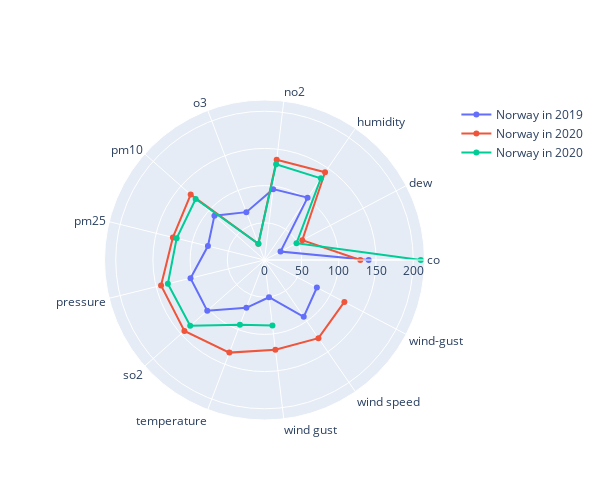

Source (notebook cell):
### Markdown cell above
# Radar chart for Norway 2019-2020-2021

### Code cell
species = ['co', 'dew', 'humidity', 'no2', 'o3', 'pm10', 'pm25', 'pressure',
       'so2', 'temperature', 'wind gust', 'wind speed', 'wind-gust',
       'wind-speed', 'precipitation', 'wd', 'aqi', 'neph', 'uvi', 'pol',
       'pm1', 'mepaqi']

fig = go.Figure()

fig.add_trace(go.Scatterpolar(
      r=[value for value in res.loc[(res['Country'] == 'NO') & (res['Year'] == '2019')]['count']],
      theta=species,
      name='Norway in 2019'
))
fig.add_trace(go.Scatterpolar(
      r=[value for value in res.loc[(res['Country'] == 'NO') & (res['Year'] == '2020')]['count']],
      theta=species,
      name='Norway in 2020'
))
fig.add_trace(go.Scatterpolar(
      r=[value for value in res.loc[(res['Country'] == 'NO') & (res['Year'] == '2021')]['count']],
      theta=species,
      name='Norway in 2020'
))


fig.update_layout(
  width=600,
    height=500,
  polar=dict(
    radialaxis=dict(
      visible=True,
    )),
  showlegend=True
)



#fig.show()

### Figure 1 — Plotly figure (JSON) as saved in the notebook; plotly's stock layout.template omitted (floating-point values rounded to 4 significant figures)
{"data": [{"name": "Norway in 2019", "r": [140.0, 24.32, 101.9, 95.94, 68.78, 89.9, 78.31, 102.4, 102.8, 68.75, 50.43, 92.81, 79.53], "theta": ["co", "dew", "humidity", "no2", "o3", "pm10", "pm25", "pressure", "so2", "temperature", "wind gust", "wind speed", "wind-gust", "wind-speed", "precipitation", "wd", "aqi", "neph", "uvi", "pol", "pm1", "mepaqi"], "type": "scatterpolar"}, {"name": "Norway in 2020", "r": [128.8, 57.33, 143.3, 135.8, 23.21, 132.6, 126.8, 143.2, 143.8, 133.2, 121.6, 127.6, 121.3], "theta": ["co", "dew", "humidity", "no2", "o3", "pm10", "pm25", "pressure", "so2", "temperature", "wind gust", "wind speed", "wind-gust", "wind-speed", "precipitation", "wd", "aqi", "neph", "uvi", "pol", "pm1", "mepaqi"], "type": "scatterpolar"}, {"name": "Norway in 2020", "r": [210.0, 48.56, 133.4, 129.7, 23.3, 123.6, 121.6, 133.8, 133.4, 93.13, 88.54], "theta": ["co", "dew", "humidity", "no2", "o3", "pm10", "pm25", "pressure", "so2", "temperature", "wind gust", "wind speed", "wind-gust", "wind-speed", "precipitation", "wd", "aqi", "neph", "uvi", "pol", "pm1", "mepaqi"], "type": "scatterpolar"}], "layout": {"height": 500, "polar": {"radialaxis": {"visible": true}}, "showlegend": true, "width": 600}}
